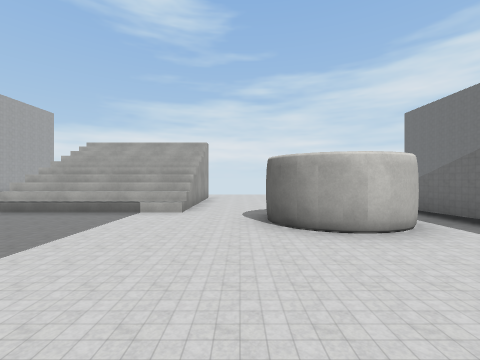
[1] (above)

15 first-person views from a walk through a scene from a Unity 3-D project. The camera is 1.5 m above the floor, looks level and sees 90° across. The floor is counted in squares, 2 m on a side. Each view is taken from the middle of a square. On the plan, view 1 faces up. The plan holds only what a view shows up to about 9 squares ahead; the rest is blank. The player is left out. Some surface patterns are stand-ins.

[2]
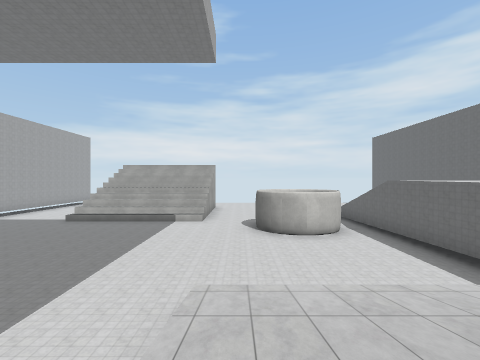

[3]
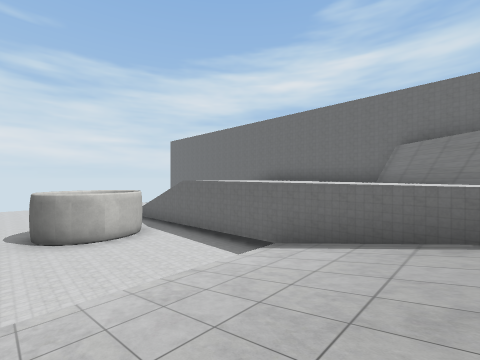

[4]
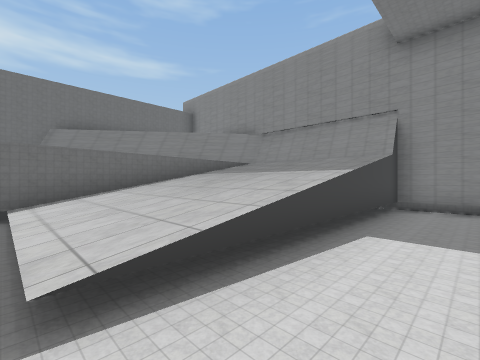

[5]
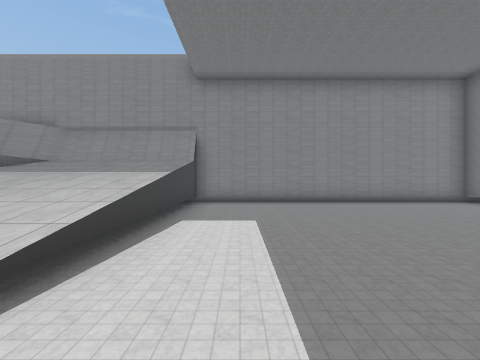

[6]
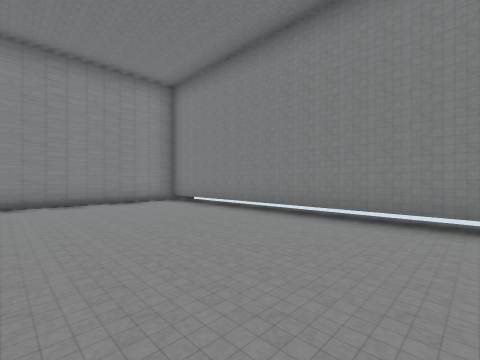

[7]
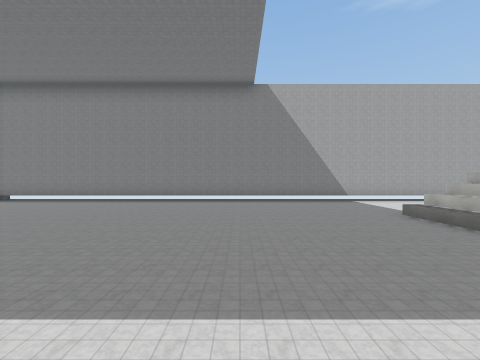

[8]
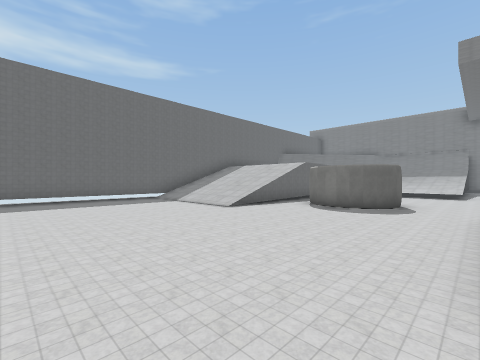

[9]
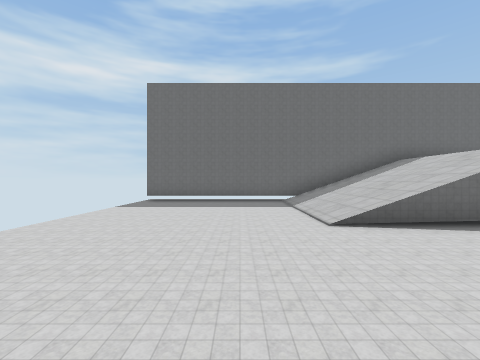

[10]
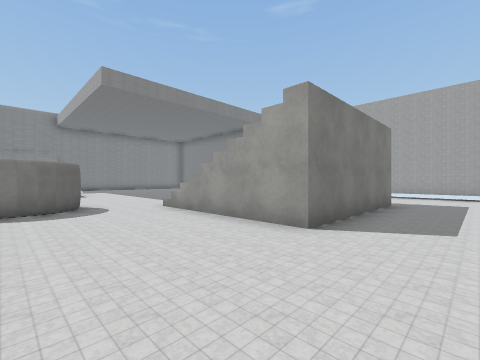

[11]
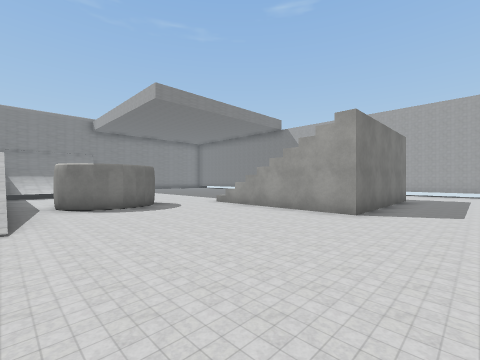

[12]
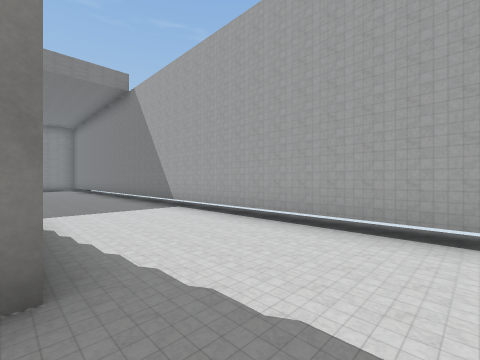

[13]
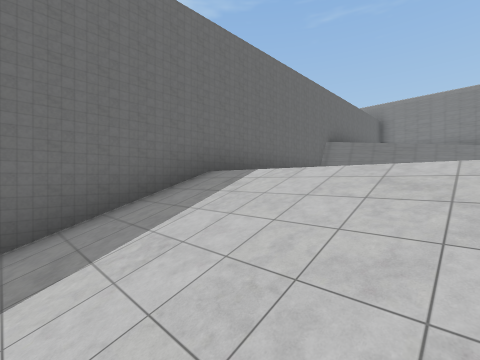

[14]
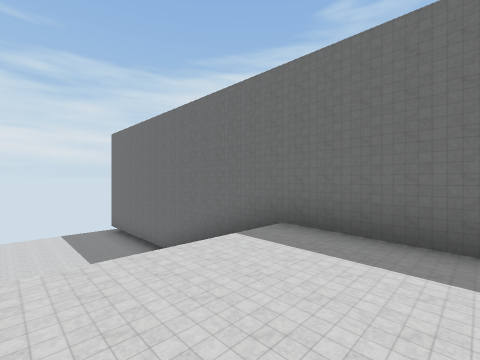

[15]
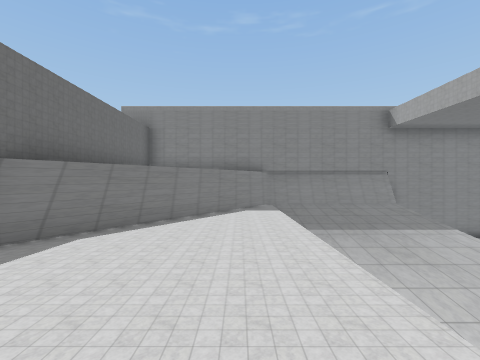

### Floor plan
Key: @ floor where view 1 was taken; # wall or solid block; x gap in a wall; . main floor; : floor 2.75 m higher than the main floor; + floor 3 m higher than the main floor; / step, stairs or slope; = window, fence, low wall or low ledge; v drop or lower ground.
Columns run from 10 left of view 1 to 9 right of it. Each row starts with its distance up from view 1.
 12 x..................x
 11 #..................#
 10 #.../////..........#
  9 #.../////..........#
  8 #.../////..........#
  7 #.../////...../////#
  6 #.../////.....=////#
  5 #..........####////#
  4 #..........####////#
  3 #.............#++++#
  2 #.............v++++#
  1 #.............v::::#
  0 #.........@///v::::#
 -1 #.........////v:::/#
 -2 #.........////v::/##
 -3 #.........////=::##
 -4 #.........////=:##
 -5 #.........////=##
 -6 #........./////#
 -7 ################

Where each view was taken, in squares from view 1:
view 1: 0 up, 0 right, facing up
view 2: 3 down, 0 right, facing up
view 3: 3 down, 0 right, facing up-right
view 4: 0 up, 2 left, facing down-right
view 5: 1 up, 2 left, facing down
view 6: 1 up, 5 left, facing down-left
view 7: 2 up, 1 left, facing left
view 8: 12 up, 1 left, facing down-right
view 9: 9 up, 0 right, facing right
view 10: 12 up, 2 right, facing down-left
view 11: 12 up, 4 right, facing down-left
view 12: 12 up, 6 left, facing down-left
view 13: 6 up, 5 right, facing down-right
view 14: 1 up, 5 right, facing up-right
view 15: 2 up, 5 right, facing down
